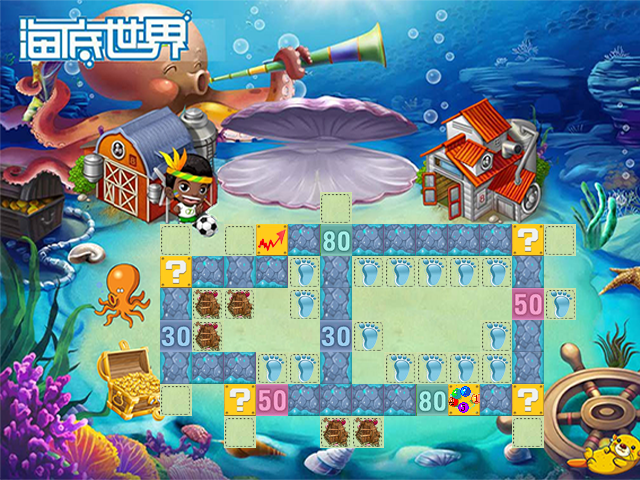

Tiled map render using the project's own tile images. Description and the map definition, with tile-layer contents summarised, below:
An orthogonal 20x15 tile map with 32x32 px tiles, 3 tile layers (ground, way, land).

<map version="1.0" orientation="orthogonal" width="20" height="15" tilewidth="32" tileheight="32">
 <tileset firstgid="1" name="sea" tilewidth="32" tileheight="32">
  <image source="sea.png" width="650" height="512" />
 </tileset>
 <layer name="ground" width="20" height="15">
  <data>[300 cells, 300 non-empty, 300 distinct tile ids]</data>
 </layer>
 <layer name="way" width="20" height="15">
  <data>[300 cells, 36 non-empty, 8 distinct tile ids]</data>
 </layer>
 <layer name="land" width="20" height="15">
  <data>[300 cells, 28 non-empty, 3 distinct tile ids]</data>
 </layer>
</map>